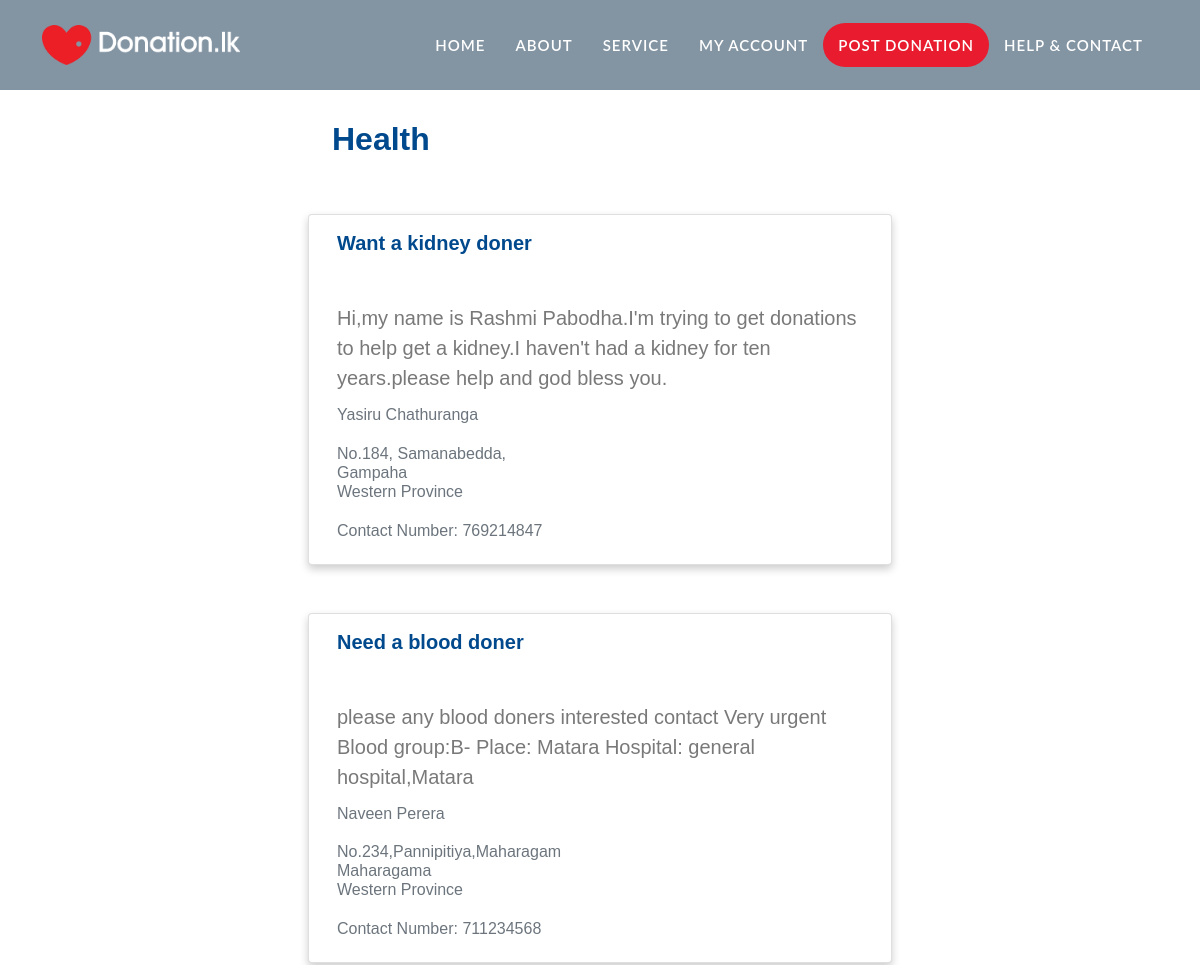
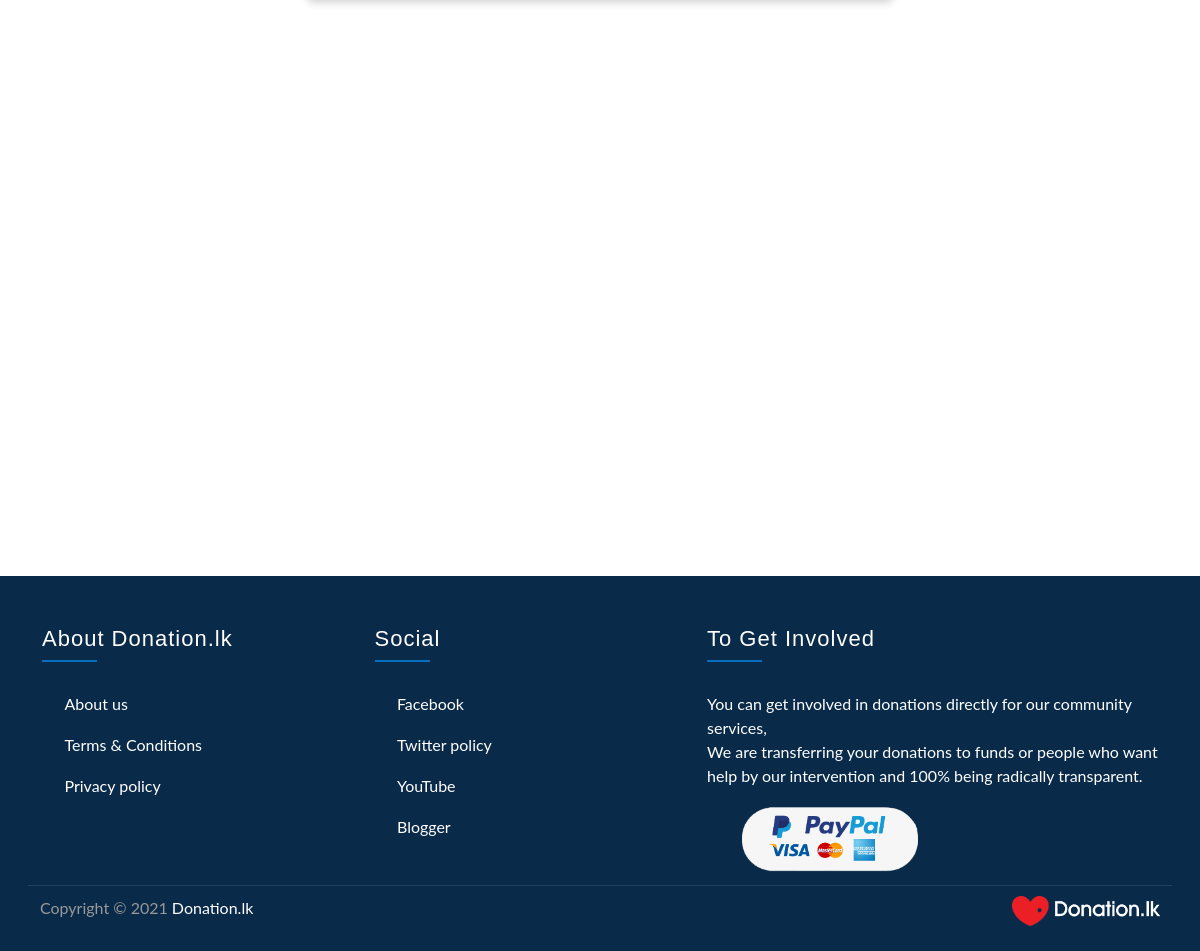
Page /serviceAds.php?don_type_id=2 on the committed database (2 pictures, top to bottom).
### tables this page shows
CREATE TABLE `donation_type` (
  `donation_type_id` int(11) NOT NULL,
  `donation_type_name` varchar(50) NOT NULL
);

CREATE TABLE `province` (
  `province_id` int(11) NOT NULL,
  `province_name` varchar(50) NOT NULL
);

### authentication/functions.php (called while the page is built, shortened)
<?php
function isLoggedin()
{
	if(isset($_SESSION['user_id']))
	{
		 return true;
	}
	else {
		return false;
	}
}

### serviceAds.php (the view, shortened to what this page needs)
<?php
    $donation_type_id = filter_input(INPUT_GET, 'don_type_id',FILTER_VALIDATE_INT);
    require('./database_post_don.php');
    $query_results="select table1.donation_title, table1.donation_desc, table1.donation_fname, table1.donation_lname, table1.donation_address, table1.donation_city, table1.donation_telephone, province.province_name from (select * from donations where donation_type_id = :d_type_id) as table1 inner join province on table1.donation_province_id = province.province_id;";
    $statement_results = $db->prepare($query_results);
    $statement_results->bindValue(':d_type_id', $donation_type_id);
    $statement_results->execute();
    $results_table = $statement_results->fetchAll();
    $query_don_type = "select donation_type_name from donation_type where donation_type_id = :d_type_id";
    $statement_don_type = $db->prepare($query_don_type);
    $statement_don_type->bindValue(':d_type_id', $donation_type_id);
    $statement_don_type->execute();
    $donation_type = $statement_don_type->fetch();
?>
<?php
	include_once(__DIR__ .'/authentication/functions.php');
?>
<!DOCTYPE html>
<html lang="en">
<head>
    <link href="https://stackpath.bootstrapcdn.com/bootstrap/4.4.1/css/bootstrap.min.css" rel="stylesheet">
    <link href="https://stackpath.bootstrapcdn.com/font-awesome/4.7.0/css/font-awesome.min.css" rel="stylesheet">
    <link href="https://cdn.jsdelivr.net/npm/bootstrap@5.0.0-beta3/dist/css/bootstrap.min.css" rel="stylesheet"
>
    <link rel="stylesheet" href="./CSS/Education.css" type="text/css">
    <link rel="stylesheet" href="./CSS/style-card.css" type="text/css">
    </head>
<body>
<div class="navbar navbar-expand-lg bg-dark navbar-dark" id="Nav-Bar">
    <div class="container">
        <a href="Index.php" class="navbar-brand" id="donation.lk"> <img src="./img/Untitled-2.png" alt="DONATION.LK"></a>
        <div class="collapse navbar-collapse justify-content-between" id="navbarCollapse">
            <ul class="navbar-nav me-auto mb-2 mb-lg-0">
                <li class="nav-item">
                    <a class="nav-link" aria-current="page" href="Index.php">Home</a>
                </li>
                <li class="nav-item">
                    <a class="nav-link" aria-current="page" href="about us.php">About</a>
                </li>
                <li class="nav-item">
                    <a class="nav-link" aria-current="page" href="Service.php">Service</a>
                </li>
                <li class="nav-item">
                    <a class="nav-link" aria-current="page" href="login.php">My account</a>
                </li>
                <?php
                if( isLoggedin()) {
                    ?>
                        <li class="nav-item">
                        <a class="nav-link" aria-current="page" id="post-ad" href="Postad.php">POST DONATION</a>
                        </li>
                    <?php
                }
                else{
                    ?>
                        <li class="nav-item">
                        <a class="nav-link" aria-current="page" id="post-ad" href="login.php">POST DONATION</a>
                        </li>
                    <?php
                }
                ?>
                <li class="nav-item">
                    <a class="nav-link" aria-current="page" href="contact-us.php">Help & Contact</a>
                </li>
            </ul>
        </div>
    </div>
</div>
<div class="Education" >
    <div class="container">
        <h2><?php echo $donation_type['donation_type_name']?></h2>
    </div>
        <?php foreach($results_table as $results_record):?>
            <div class="row">
                <div class="col card mb-5" style="width: 18rem;">
                    <div class="card-body">
                        <h5 class="card-title"><?php echo $results_record['donation_title']?></h5>
                        <p class="card-text lead"><?php echo $results_record['donation_desc']?></p>
                        <h6 class="card-subtitle mb-2 text-muted">
                            <?php echo $results_record['donation_fname'] . " " . $results_record['donation_lname']?><br><br>
                            <?php echo $results_record['donation_address']?><br>
                            <?php echo $results_record['donation_city']?><br>
                            <?php echo $results_record['province_name']?><br><br>
                            Contact Number: <?php echo $results_record['donation_telephone']?><br>
                        </h6>
                    </div>
                </div>
            </div>
        <?php endforeach?>
</div>
<div class="footer">
    <div class="container">
        <div class="row">
            <div class="col-lg-7">
                <div class="row">
                    <div class="col-md-6">
                        <div class="footer-contact">
                            <h2>About Donation.lk</h2>
                            <p> <a href="about us.php">About us</a></p>
                            <p> <a href="Terms-and-condition.php">Terms & Conditions</a></p>
                            <p> <a href="Privacy-Policy.php">Privacy policy</a></p>
                        </div>
                    </div>
                    <div class="col-md-6">
                        <div class="footer-link">
                            <h2>Social</h2>
                            <p><a href="https://www.facebook.com/">Facebook</a></p>
                            <p><a href="https://twitter.com/">Twitter policy</a></p>
                            <p><a href="https://www.youtube.com/">YouTube</a></p>
                            <p><a href="https://www.blogger.com/">Blogger</a></p>
                        </div>
                    </div>
                </div>
            </div>
            <div class="col-lg-5">
                <div class="footer-newsletter">
                    <h2>To Get Involved</h2>
                    <p>
                    You can get involved in donations directly for our community services,<br>
                        We are transferring your donations to funds or people who want help by our intervention and 100% being radically transparent.
                    </p>
                    <div class="form" id="paypal">
                        <div class="col-md-6" id="footer-newsletter">
                        <?php
                if( isLoggedin()) {
                    ?>
                        <a href="https://www.paypal.com/donate?hosted_button_id=XG7BMF6DSUGDN"> <img src="./img/paypal.png" alt="Icon"></a>
                    <?php
                }
                else{
                    ?>
                        <a href="login.php"> <img src="./img/paypal.png" alt="Icon"></a>
                    <?php
                }
                ?>
                </div>
            </div>
        </div>
    </div>
    <div class="container copyright">
        <div class="row">
            <div class="col-md-6">
                <p>Copyright &copy; 2021 <a href="Index.php">Donation.lk</a></p>
            </div>
            <div class="col-md-6" id="footer-img">
                <a href="Index.php"> <img src="./img/Untitled-2.png" alt="Icon"></a>
            </div>
        </div>
    </div>
</div>
</body>
</html>

### CSS/Education.css (style rules this page uses)
body { color: #797979; background: #ffffff; font-family: 'Lato', sans-serif; }
h1, h2, h3, h4, h5, h6 { color: #202C45; font-family: 'Oswald', sans-serif; }
a { color: #202C45; transition: .3s; text-decoration: none; }
.navbar { position: relative; transition: .5s; z-index: 999; background-color: #062847; }
#Nav-Bar { position: fixed; top: 0; width: 100%; transition: 0.5s; background-color: #062847; background: rgb(9 42 73 / 50%)!important; }
.navbar .navbar-brand { margin: 0; left: 200p; color: #ffffff; font-size: 45px; line-height: 0px; font-weight: 200; text-transform: uppercase; }
#Nav-Bar #navbarCollapse a { font-weight: 600; font-size: 15px; box-sizing: border-box; display: inline-block; line-height: 44px; float: left; padding: 0 15px; color: #fff; font-weight: 600; transition: ease-out 0.5s; -webkit-transition: ease-out 0.5s; -moz-transition: ease-out 0.5s; }
.navbar .navbar-brand img { max-width: 100%; max-height: 40px; }
.navbar-dark .navbar-nav .nav-link, .navbar-dark .navbar-nav .nav-link:focus, .navbar-dark .navbar-nav .nav-link:hover, .navbar-dark .navbar-nav .nav-link.active, { padding: 10px 10px 8px 10px; text-align: inline; color: #ffffff ; }
#navbarCollapse { display: inline-block!important; }
.navbar-nav { float: right; display: inline-block; margin: 0; margin-right: unset!important; margin-left: unset!important; position: relative; }
.navbar-nav li { display: inline-block; float: left; }
#post-ad { padding-top: 0px ; }
#post-ad { padding: 10px 30px 12px 30px; text-align: center; font-size: 16px; font-weight: 500; color: #ffffff; background: #E81C2E; border: none; border-radius: 60px; box-shadow: inset 0 0 0 0 #202C45; transition: ease-out 0.5s; -webkit-transition: ease-out 0.5s; -moz-transition: ease-out 0.5s; z-index: 9999; }
@media (min-width: 992px) { .navbar { position: absolute; width: 100%; top: 35px; padding: 20px 0; background: rgba(9, 42, 73, .2)!important; z-index: 9; } }
@media (min-width: 992px) { .navbar a.nav-link { padding: 8px 15px; font-size: 14px; letter-spacing: 1px; text-transform: uppercase; } }
.Education { margin-right: 320px; margin-left: 320px; margin-top: 120px; padding-bottom: 500px; }
.Education h2 { font-weight: 600; color: #00498d; padding-bottom: 40px; }
.footer { position: relative; margin-top: 30px; padding-top: 50px; background: #092a49; }
.footer .footer-contact, .footer .footer-link, .footer .footer-newsletter { position: relative; margin-bottom: 45px; color: #ffffff; }
.footer .footer-contact h2, .footer .footer-link h2, .footer .footer-newsletter h2 { position: relative; margin-bottom: 30px; padding-bottom: 10px; font-size: 22px; font-weight: 300; letter-spacing: 1px; color: #ffffff; }
.footer .footer-contact h2::after, .footer .footer-link h2::after, .footer .footer-newsletter h2::after { position: absolute; content: ""; width: 55px; height: 2px; bottom: 0; left: 0; background: #096ec0; }
.footer .footer-link a { display: block; margin-bottom: 10px; color: #ffffff; transition: .3s; }
.footer .footer-link a::before { position: relative; content: "\f105"; font-family: "Font Awesome 5 Free"; font-weight: 900; margin-right: 10px; }
.footer-contact p a { color: #ffffff; }
.footer .footer-contact a { display: block; margin-bottom: 10px; color: #ffffff; transition: .3s; }
.footer .footer-contact a::before { position: relative; content: "\f105"; font-family: "Font Awesome 5 Free"; font-weight: 900; margin-right: 10px; }
.footer .footer-newsletter .form { position: relative; width: 100%; }
.footer .copyright { padding: 0 10px; }
.footer .copyright .row { padding-top: 10px; padding-bottom: 25px; border-top: 1px solid rgba(256, 256, 256, .1); }
.footer .copyright p { margin: 0; color: #999999; }
.footer .copyright p a { color: #ffffff; }
.footer .container { position: relative; }
#paypal img { float: right; width: 90%; height: 50%; }
.footer .container img { margin-top: 0px; height: 30px; cursor: pointer; float: right; }

### CSS/style-card.css (style rules this page uses)
.card { box-shadow: 0 4px 8px 0 rgba(0, 0, 0, 0.2); margin: auto; text-align: left; font-family: arial; }
h5 { font-weight: 600; color: #00498d; padding-bottom: 40px; }
h6 { color: #474e5d; }

### rows in the picture
donation_type: donation_type_name "Health"
province: donation_title "Want a kidney doner", donation_desc "Hi,my name is Rashmi Pabodha.I'm trying to get donations to help get a kidney.I haven't had a kidney for ten years.please help and god bless you.", donation_fname "Yasiru", donation_lname "Chathuranga", donation_address "No.184, Samanabedda,", donation_city "Gampaha", province_name "Western Province", donation_telephone "769214847", donation_title "Need a blood doner", donation_desc "please any blood doners interested contact Very urgent Blood group:B- Place: Matara Hospital: general hospital,Matara", donation_fname "Naveen", donation_lname "Perera", donation_address "No.234,Pannipitiya,Maharagam", donation_city "Maharagama", donation_telephone "711234568"
